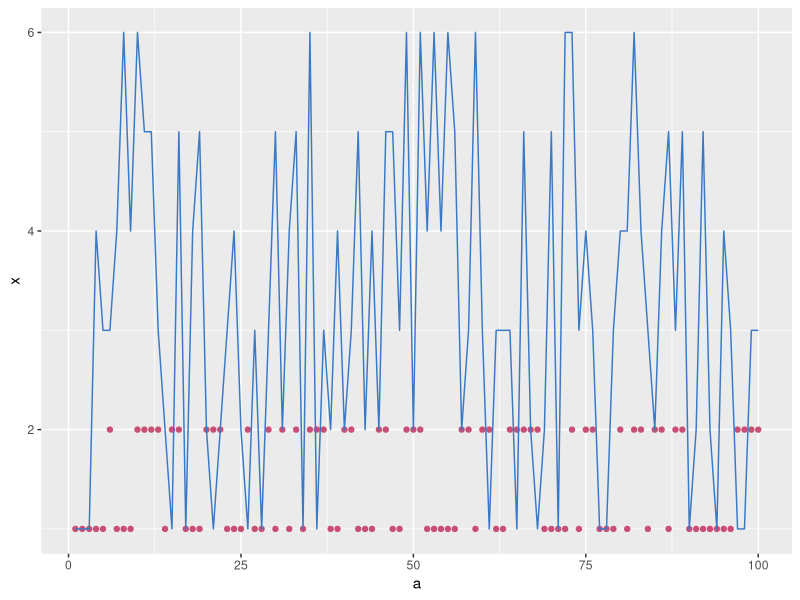

Source code (R):
x1 <- 1:2
x <- sample(x1, 100, replace = TRUE)
x
y1 <- 1:6
y <- sample(y1, 100, replace = TRUE)
y
a <- 1:100

library(ggplot2)
programmeRnontriviale <- function(a,x,y){
  color1 = "#c84e74"
  color2 = "#3979c6"
  df <- data.frame(a,x,y)
  ggplot(data = df, aes(x = a)) +
    geom_point(aes(y = x),col = color1) +
    geom_line(aes(y = y), col = color2)
         }
programmeRnontriviale(a,x, y)

